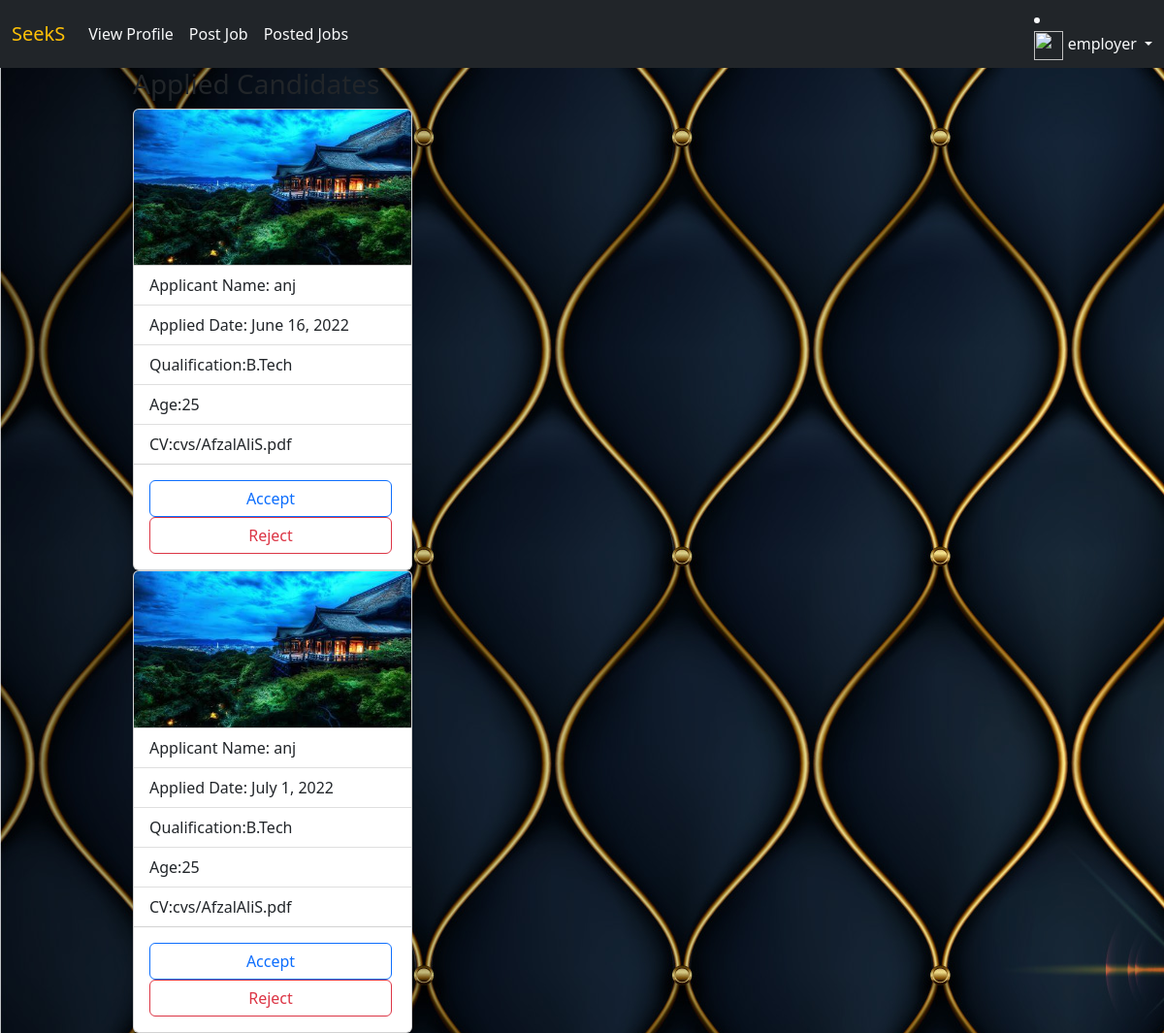
Screenshot of /employer/applied/details/1 (signed in) with the database file from the repository.
### users/models.py (models this page shows, shortened)
class User(AbstractUser):
    phone=models.CharField(max_length=12)
    options=(
        ("employer","employer"),
        ("candidate","candidate")
    )
    role=models.CharField(max_length=12,choices=options,default="candidate")

### employer/models.py (models this page shows)
class Applications(models.Model):
    applicant=models.ForeignKey(User,on_delete=models.CASCADE,related_name="applicants")
    job=models.ForeignKey(Jobs,on_delete=models.CASCADE,related_name="ajob")
    options=(
        ("applied","applied"),
        ("rejected","rejected"),
        ("cancelled","cancelled"),
        ("accepted","accepted"),
    )
    status=models.CharField(max_length=20,choices=options,default="applied")
    date=models.DateField(auto_now_add=True)
    class Meta:
        constraints=[models.UniqueConstraint(fields=['applicant','job'],name="unique_constrain")]

### candidate/models.py (models this page shows)
class CandidateProfile(models.Model):
    user=models.OneToOneField(User,on_delete=models.CASCADE,related_name="candidates")
    profile_pic=models.ImageField(upload_to="profile")
    qualification=models.CharField(max_length=120)
    age=models.PositiveIntegerField(default=17)
    skills=models.CharField(max_length=120,null=True)
    cv=models.FileField(upload_to="cvs",null=True)

### employer/views.py (the view)
# urls.py: path("applied/details/<int:id>",views.AppliedCandidatesDetailedView.as_view(),name="cand-details"),
@method_decorator(signin_required,name='dispatch')
class AppliedCandidatesDetailedView(ListView):
    model = Applications
    template_name = "applied-cand-detailed.html"
    context_object_name = "detailcand"
    pk_url_kwarg = "id"

### employer/templates/applied-cand-detailed.html
{%extends 'emp-base.html'%}
{%block body_block%}
<div class="container">
    <div class="row">
        <div class="col-1"></div>
        <div class="col-10">
            <h3>Applied Candidates</h3>
            {%for applied in detailcand%}
            <div class="card" style="width: 18rem;">
                <img src="{{applied.applicant.candidates.profile_pic.url}}" class="card-img-top" alt="...">
                <ul class="list-group list-group-flush">
                    <li class="list-group-item">Applicant Name: {{applied.applicant}}</li>
                    <li class="list-group-item">Applied Date: {{applied.date}}</li>
                    <li class="list-group-item">Qualification:{{applied.applicant.candidates.qualification}}</li>
                    <li class="list-group-item">Age:{{applied.applicant.candidates.age}}</li>
                    <a href="{{applied.applicant.candidates.cv.url}}" class="list-group-item">CV:{{applied.applicant.candidates.cv}}</a>
                </ul>
                <div class="card-body">
                    <a href="{%url 'accepted' applied.id %}" class="btn btn-outline-primary" style="width:250px;">Accept</a>
                    <a href="{%url 'rejected' applied.id %}" class="btn btn-outline-danger" style="width:250px;">Reject</a>
                </div>
            </div>
            {%endfor%}
        </div>
        <div class="col-1"></div>
    </div>
</div>
{%endblock%}

### employer/templates/emp-base.html (shortened to what this page needs)
{% load static %}
<!DOCTYPE html>
<html lang="en">
<head>
    <link href="https://cdn.jsdelivr.net/npm/bootstrap@5.2.0-beta1/dist/css/bootstrap.min.css" rel="stylesheet"
>
</head>
<body style="background-image:url({% static '/images/design.jpg' %});">
<nav class="navbar navbar-expand-lg bg-dark text-light">
    <div class="container-fluid">
        <a class="navbar-brand text-warning" href="{%url 'e-home'%}">SeekS</a>
        <div class="collapse navbar-collapse" id="navbarSupportedContent">
            <ul class="navbar-nav me-auto mb-2 mb-lg-0">
                <li class="nav-item">
                    {%if request.user.employers%}
                    <a class="nav-link active text-light" aria-current="page" href="{%url 'emp-detail' %}">View
                        Profile</a>
                    {%else%}
                    <a class="nav-link active text-light" aria-current="page" href="{%url 'emp-profile' %}">Add
                        Profile</a>
                    {%endif%}
                </li>
                <li class="nav-item">
                    <a class="nav-link active text-light" aria-current="page" href="{%url 'emp-addjob' %}">Post Job</a>
                </li>
                <li class="nav-item">
                    <a class="nav-link active text-light" aria-current="page" href="{%url 'emp-listjob'%}">Posted
                        Jobs</a>
                </li>
            </ul>
            <li class="nav-item dropdown">
                <a class="nav-link dropdown-toggle" href="#" id="navbarDropdown" role="button" data-bs-toggle="dropdown"
                   aria-expanded="false">
                    <img style="width:30px;height:30px;" src="{{request.user.company.profile_pic.url}}" alt="">
                    {{request.user}}
                </a>
            </li>
        </div>
    </div>
</nav>
<div class="container-fluid">
    {%block body_block%}
    {%endblock%}
</div>
</body>
</html>

### rows the page displays
User: user "employer"
Applications: applicant.candidates.profile_pic (picture), applicant "anj", date "June 16, 2022", applicant.candidates.qualification "B.Tech", applicant.candidates.age "25", applicant.candidates.cv "cvs/AfzalAliS.pdf"
Applications: applicant.candidates.profile_pic (picture), applicant "anj", date "July 1, 2022", applicant.candidates.qualification "B.Tech", applicant.candidates.age "25", applicant.candidates.cv "cvs/AfzalAliS.pdf"
